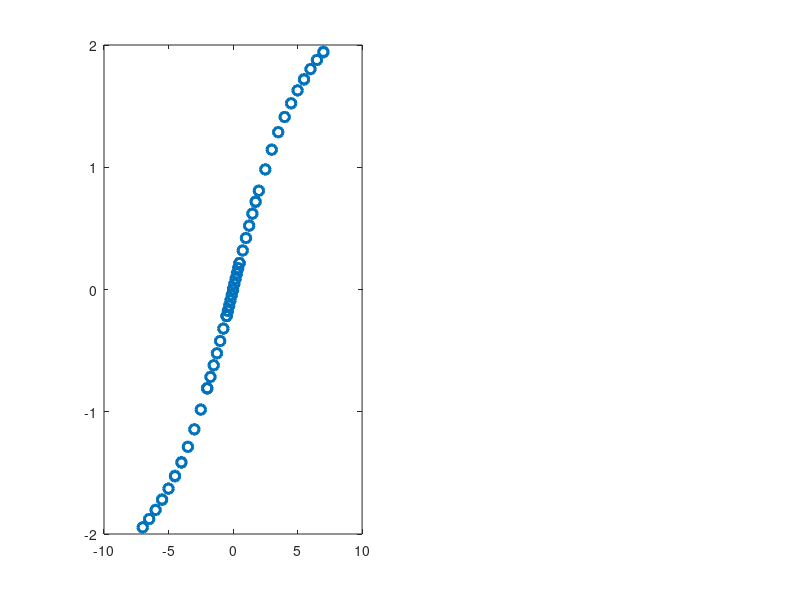

The MATLAB source for this figure: (Note: this script raises an error after producing the figure.)
%% Settings for plotting
RedAccent =[229/255,20/255,0/255];
BlueAccent =[76/255,174/255,227/255];
GreenAccent =[51/255,153/255,51/255];
White=[1 1 1];
Black=[0 0 0];
DefaultBlue=[0    0.4470    0.7410];
DefaultOrange=[0.8500    0.3250    0.0980];
DefaultYellow=[0.9290    0.6940    0.1250];
DefaultPurple=[0.4940    0.1840    0.5560];
DefaultGreen=[0.4660    0.6740    0.1880];
DefaultLightBlue=[0.3010    0.7450    0.9330];
DefaultCrimson=[0.6350    0.0780    0.1840];
MarkerSize=7;
MarkerLineWidth=2;
LineWidth=2.5;
PlotLineWidth=3;
sz = 49;

%% Data imports

FieldOe_16K = [0.00E+00 1.00E+03 2.00E+03 3.00E+03 4.00E+03 5.00E+03 5.00E+03 7.50E+03 1.00E+04 1.25E+04 1.50E+04 1.75E+04 2.00E+04 2.00E+04 2.50E+04 3.00E+04 3.50E+04 4.00E+04 4.50E+04 5.00E+04 5.50E+04 6.00E+04 6.50E+04 7.00E+04 7.00E+04 6.50E+04 6.00E+04 5.50E+04 5.00E+04 4.50E+04 4.00E+04 3.50E+04 3.00E+04 2.50E+04 1.75E+04 1.50E+04 1.25E+04 1.00E+04 7.50E+03 5.00E+03 5.00E+03 4.00E+03 3.00E+03 2.00E+03 1.00E+03 0.00E+00 0.00E+00 -1.00E+03 -2.00E+03 -3.00E+03 -4.00E+03 -5.00E+03 -5.00E+03 -7.50E+03 -1.00E+04 -1.25E+04 -1.50E+04 -1.75E+04 -2.00E+04 -2.00E+04 -2.50E+04 -3.00E+04 -3.50E+04 -4.00E+04 -4.50E+04 -5.00E+04 -5.50E+04 -6.00E+04 -6.50E+04 -7.00E+04 -7.00E+04 -6.50E+04 -6.00E+04 -5.50E+04 -5.00E+04 -4.50E+04 -4.00E+04 -3.50E+04 -3.00E+04 -2.50E+04 -2.00E+04 -2.00E+04 -1.75E+04 -1.50E+04 -1.25E+04 -1.00E+04 -7.50E+03 -5.00E+03 -5.00E+03 -4.00E+03 -3.00E+03 -2.00E+03 -1.00E+03 0.00E+00];
Emu_16K = [-2.85E-05 7.32E-03 1.43E-02 2.12E-02 2.80E-02 3.48E-02 3.48E-02 5.13E-02 6.77E-02 8.38E-02 9.96E-02 1.15E-01 1.30E-01 1.30E-01 1.58E-01 1.84E-01 2.07E-01 2.27E-01 2.45E-01 2.62E-01 2.77E-01 2.90E-01 3.02E-01 3.13E-01 3.12E-01 3.02E-01 2.90E-01 2.76E-01 2.62E-01 2.45E-01 2.27E-01 2.07E-01 1.84E-01 1.58E-01 1.16E-01 1.00E-01 8.42E-02 6.78E-02 5.13E-02 3.48E-02 3.48E-02 2.80E-02 2.12E-02 1.43E-02 7.29E-03 -3.52E-05 -3.56E-05 -7.39E-03 -1.44E-02 -2.13E-02 -2.81E-02 -3.49E-02 -3.49E-02 -5.14E-02 -6.77E-02 -8.40E-02 -9.97E-02 -1.15E-01 -1.30E-01 -1.30E-01 -1.58E-01 -1.84E-01 -2.07E-01 -2.28E-01 -2.46E-01 -2.62E-01 -2.77E-01 -2.90E-01 -3.02E-01 -3.13E-01 -3.13E-01 -3.02E-01 -2.90E-01 -2.76E-01 -2.62E-01 -2.45E-01 -2.27E-01 -2.07E-01 -1.84E-01 -1.58E-01 -1.30E-01 -1.30E-01 -1.15E-01 -9.97E-02 -8.39E-02 -6.78E-02 -5.15E-02 -3.48E-02 -3.48E-02 -2.80E-02 -2.12E-02 -1.43E-02 -7.28E-03 3.90E-05];
FieldOe_RT = [0.00E+00 1.00E+03 2.00E+03 3.00E+03 4.00E+03 5.00E+03 5.00E+03 7.50E+03 1.00E+04 1.25E+04 1.50E+04 1.75E+04 2.00E+04 2.00E+04 2.50E+04 3.00E+04 3.50E+04 4.00E+04 4.50E+04 5.00E+04 5.50E+04 6.00E+04 6.50E+04 7.00E+04 7.00E+04 6.50E+04 6.00E+04 5.50E+04 5.00E+04 4.50E+04 4.00E+04 3.50E+04 3.00E+04 2.50E+04 2.00E+04 2.00E+04 1.75E+04 1.50E+04 1.25E+04 1.00E+04 4.00E+03 3.00E+03 2.00E+03 1.00E+03 0.00E+00 0.00E+00 -1.00E+03 -2.00E+03 -3.00E+03 -4.00E+03 -5.00E+03 -5.00E+03 -7.50E+03 -1.00E+04 -1.25E+04 -1.50E+04 -1.75E+04 -2.00E+04 -2.00E+04 -2.50E+04 -3.00E+04 -3.50E+04 -4.00E+04 -4.50E+04 -5.00E+04 -5.50E+04 -6.00E+04 -6.50E+04 -7.00E+04 -7.00E+04 -6.50E+04 -6.00E+04 -5.50E+04 -5.00E+04 -4.50E+04 -4.00E+04 -3.50E+04 -3.00E+04 -2.50E+04 -2.00E+04 -2.00E+04 -1.75E+04 -1.50E+04 -1.25E+04 -1.00E+04 -7.50E+03 -5.00E+03 -5.00E+03 -3.00E+03 -2.00E+03 -1.00E+03 0.00E+00];
Emu_RT = [-3.97E-06 4.69E-04 9.16E-04 1.36E-03 1.80E-03 2.24E-03 2.24E-03 3.34E-03 4.44E-03 5.54E-03 6.64E-03 7.74E-03 8.85E-03 8.84E-03 1.11E-02 1.32E-02 1.54E-02 1.76E-02 1.97E-02 2.19E-02 2.41E-02 2.63E-02 2.85E-02 3.07E-02 3.06E-02 2.85E-02 2.63E-02 2.41E-02 2.19E-02 1.98E-02 1.76E-02 1.54E-02 1.32E-02 1.10E-02 8.75E-03 8.80E-03 7.71E-03 6.62E-03 5.53E-03 4.43E-03 1.79E-03 1.37E-03 9.21E-04 4.72E-04 -5.34E-06 -5.24E-06 -4.64E-04 -9.19E-04 -1.44E-03 -1.81E-03 -2.25E-03 -2.25E-03 -3.34E-03 -4.44E-03 -5.47E-03 -6.64E-03 -7.74E-03 -8.85E-03 -8.84E-03 -1.10E-02 -1.32E-02 -1.54E-02 -1.75E-02 -1.97E-02 -2.19E-02 -2.41E-02 -2.63E-02 -2.85E-02 -3.07E-02 -3.06E-02 -2.85E-02 -2.63E-02 -2.41E-02 -2.19E-02 -1.97E-02 -1.76E-02 -1.54E-02 -1.32E-02 -1.10E-02 -8.80E-03 -8.79E-03 -7.70E-03 -6.61E-03 -5.52E-03 -4.42E-03 -3.34E-03 -2.35E-03 -2.24E-03 -1.35E-03 -9.50E-04 -4.72E-04 3.13E-06];
EmuPerG_16K  = Emu_16K/0.0017;
EmuPerG_RT = Emu_RT/0.0017;
Tesla_16K = FieldOe_16K/10000;
Tesla_RT = FieldOe_RT/10000;
TeslaResponse_16K = EmuPerG_16K*4*pi*10^(-4)*8.41;
TeslaResponse_RT = EmuPerG_RT*4*pi*10^(-4)*8.41;

%% Plotting

figure1 = figure;
subplot(1,2,1)
p1 = scatter(Tesla_16K, TeslaResponse_16K, sz, 'o');
set(p1,'MarkerEdgeColor',DefaultBlue,'MarkerFaceColor',White,'Linewidth',MarkerLineWidth,'MarkerFaceAlpha',0);
hold all
box on

x0 = [100,100];
fields = linspace(-10,10);
fun16kho = @(x,Tesla_16K)x(1)*(coth(x(2)*Tesla_16K+1E-8)-1./(x(2)*Tesla_16K+ 1E-8)); %langevin fit
fo = fitoptions('Method','NonlinearLeastSquares',...
               'Lower',[2.5,0],...
               'Upper',[2.9,Inf],...
               'StartPoint',[2.65,1]);
ft = fittype('a*(coth(b*x+1E-8)-1./(b*x+ 1E-8))','options',fo);
% Perform nonlinear fitting
[fitobject16K,gof,output]=fit(Tesla_16K.',TeslaResponse_16K.',ft)
% Extract coefficients for plotting
ho16kx1 = coeffvalues(fitobject16K)


p4 = plot(fields, fun16kho(ho16kx1, fields));
set(p4,'Color',Black,'LineWidth',PlotLineWidth,'MarkerFaceColor',Black,'Markersize',MarkerSize);
% Put fit on bottom
uistack(p1,'top')

xlim([-10 10]);
ylim([-2.5 2.5]);
set(gca,'FontSize',22,'LineWidth',LineWidth);
set(gca,'YTick',[-2 -1 0 1 2])
set(gca,'XTick',[-5 0 5])
pbaspect([1.618 1 1])
fh = figure(1); % returns the handle to the figure object
set(fh, 'color', 'white'); % sets the color to white 

xlabel('\mu_0H (T)','Fontsize',22);
ylabel('\mu_0M (T)','Fontsize',22);

subplot(1,2,2)
p1 = scatter(Tesla_RT, TeslaResponse_RT, sz, 'o');
set(p1,'MarkerEdgeColor',DefaultBlue,'MarkerFaceColor',White,'Linewidth',MarkerLineWidth,'MarkerFaceAlpha',0);
hold all
box on

x0 = [100,100];
fields = linspace(-10,10);
funRTho = @(x,Tesla_RT)x(1)*(coth(x(2)*Tesla_RT+1E-8)-1./(x(2)*Tesla_RT+ 1E-8)); %langevin fit
% Perform nonlinear fitting
[fitobjectRT,gof,output]=fit(Tesla_RT.',TeslaResponse_RT.',ft)
% Extract coefficients for plotting
hoRTx1 = coeffvalues(fitobjectRT)

p4 = plot(fields, funRTho(hoRTx1, fields));
set(p4,'Color',Black,'LineWidth',PlotLineWidth,'MarkerFaceColor',Black,'Markersize',MarkerSize);
% Put fit on bottom
uistack(p1,'top')

xlim([-10 10]);
ylim([-0.3 0.3]);
set(gca,'FontSize',22,'LineWidth',LineWidth);
set(gca,'YTick',[-0.2 -0.1 0 0.1 0.2])
set(gca,'XTick',[-5 0 5])
pbaspect([1.618 1 1])
fh = figure(1); % returns the handle to the figure object
set(fh, 'color', 'white'); % sets the color to white 

xlabel('\mu_0H (T)','Fontsize',22);
ylabel('\mu_0M (T)','Fontsize',22);

fh = figure(1); % returns the handle to the figure object
set(fh, 'color', 'white'); % sets the color to white 
set(gcf, 'PaperPosition', [0 0 17 5.3]) % make paper larger
print(gcf, 'magnet_temps.png', '-dpng', '-r300' ) % save 300 dpi file
